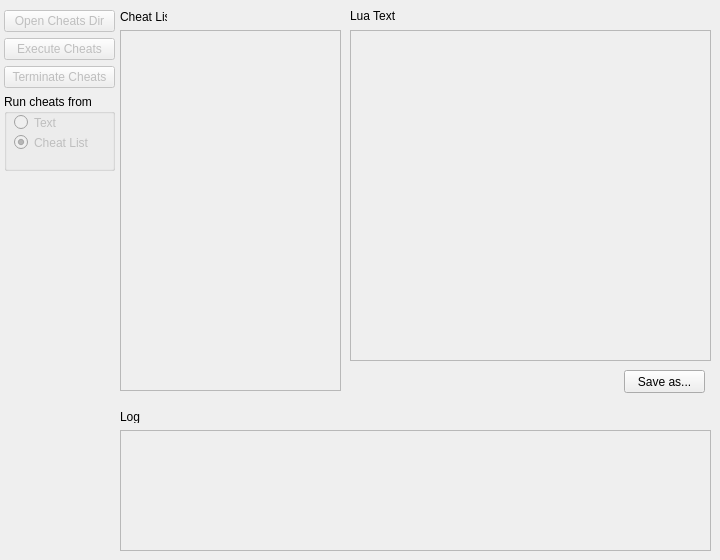
    <widget class="QWidget" name="tab_cheats">
     <attribute name="title">
      <string>Cheats</string>
     </attribute>
     <widget class="QPlainTextEdit" name="plainTextEdit_luaCheat">
      <property name="enabled">
       <bool>false</bool>
      </property>
      <property name="geometry">
       <rect>
        <x>350</x>
        <y>30</y>
        <width>361</width>
        <height>331</height>
       </rect>
      </property>
      <property name="font">
       <font>
        <family>Consolas</family>
        <pointsize>9</pointsize>
       </font>
      </property>
      <property name="tabletTracking">
       <bool>false</bool>
      </property>
     </widget>
     <widget class="QPlainTextEdit" name="plainTextEdit_luaLog">
      <property name="enabled">
       <bool>false</bool>
      </property>
      <property name="geometry">
       <rect>
        <x>120</x>
        <y>430</y>
        <width>591</width>
        <height>121</height>
       </rect>
      </property>
      <property name="font">
       <font>
        <family>Consolas</family>
        <pointsize>9</pointsize>
       </font>
      </property>
     </widget>
     <widget class="QListWidget" name="listWidget_cheats">
      <property name="enabled">
       <bool>false</bool>
      </property>
      <property name="geometry">
       <rect>
        <x>120</x>
        <y>30</y>
        <width>221</width>
        <height>361</height>
       </rect>
      </property>
     </widget>
     <widget class="QLabel" name="label_21">
      <property name="geometry">
       <rect>
        <x>120</x>
        <y>410</y>
        <width>47</width>
        <height>13</height>
       </rect>
      </property>
      <property name="text">
       <string>Log</string>
      </property>
     </widget>
     <widget class="QLabel" name="label_22">
      <property name="geometry">
       <rect>
        <x>120</x>
        <y>10</y>
        <width>47</width>
        <height>13</height>
       </rect>
      </property>
      <property name="text">
       <string>Cheat List</string>
      </property>
     </widget>
     <widget class="QLabel" name="label_23">
      <property name="geometry">
       <rect>
        <x>350</x>
        <y>6</y>
        <width>151</width>
        <height>20</height>
       </rect>
      </property>
      <property name="text">
       <string>Lua Text</string>
      </property>
     </widget>
     <widget class="QWidget" name="layoutWidget">
      <property name="geometry">
       <rect>
        <x>4</x>
        <y>10</y>
        <width>111</width>
        <height>161</height>
       </rect>
      </property>
      <layout class="QVBoxLayout" name="verticalLayout">
       <item>
        <widget class="QPushButton" name="pushButton_openCheatsDir">
         <property name="enabled">
          <bool>false</bool>
         </property>
         <property name="text">
          <string>Open Cheats Dir</string>
         </property>
        </widget>
       </item>
       <item>
        <widget class="QPushButton" name="pushButton_executeCheats">
         <property name="enabled">
          <bool>false</bool>
         </property>
         <property name="text">
          <string>Execute Cheats</string>
         </property>
        </widget>
       </item>
       <item>
        <widget class="QPushButton" name="pushButton_terminateCheats">
         <property name="enabled">
          <bool>false</bool>
         </property>
         <property name="text">
          <string>Terminate Cheats</string>
         </property>
        </widget>
       </item>
       <item>
        <widget class="QGroupBox" name="groupBox_7">
         <property name="title">
          <string>Run cheats from</string>
         </property>
         <widget class="QRadioButton" name="radioButton_luaText">
          <property name="enabled">
           <bool>false</bool>
          </property>
          <property name="geometry">
           <rect>
            <x>10</x>
            <y>20</y>
            <width>82</width>
            <height>17</height>
           </rect>
          </property>
          <property name="text">
           <string>Text</string>
          </property>
         </widget>
         <widget class="QRadioButton" name="radioButton_LuaFiles">
          <property name="enabled">
           <bool>false</bool>
          </property>
          <property name="geometry">
           <rect>
            <x>10</x>
            <y>40</y>
            <width>82</width>
            <height>17</height>
           </rect>
          </property>
          <property name="text">
           <string>Cheat List</string>
          </property>
          <property name="checked">
           <bool>true</bool>
          </property>
         </widget>
        </widget>
       </item>
      </layout>
     </widget>
     <widget class="QPushButton" name="pushButton_saveTxtCheat">
      <property name="geometry">
       <rect>
        <x>624</x>
        <y>370</y>
        <width>81</width>
        <height>23</height>
       </rect>
      </property>
      <property name="text">
       <string>Save as...</string>
      </property>
     </widget>
    </widget>
